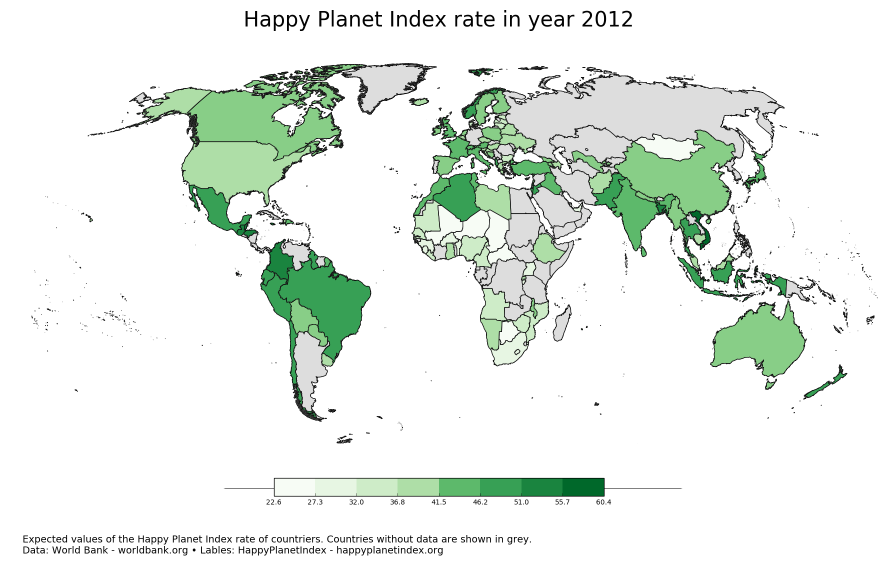
#> input picture globe_plots/Happy Planet Index_2012.png, 1777 x 1131 px (shown at 1/2 size)
$ jupyter execute --allow-errors Project-Notebook_old.ipynb   (shell and % lines are left out)   (older library calls are emulated)
#> lines starting #> are read from the running program, lines starting #| are printed output that depends on the picture; after the words box and inside, x2 and y2 are one past the last pixel; in counts of white or black regions, pixels touching at a corner belong together
# Machine Learning in the Real World

##                1.Data preparation and cleaning

## Import Python Libraries

[cell 1]

import pandas as pd
import numpy as np
import seaborn as sns
import sklearn
from sklearn.utils import shuffle
import matplotlib.pyplot as plt
import matplotlib.cm
import pathlib
import csv
import math
import matplotlib.pyplot as plt
from mpl_toolkits.mplot3d import Axes3D


# for map graphical view:
import matplotlib.cm
import matplotlib as mpl
from geonamescache import GeonamesCache
from matplotlib.patches import Polygon
from matplotlib.collections import PatchCollection
from mpl_toolkits.basemap import Basemap


# for images comparison:
import cv2
import matplotlib
import matplotlib.pyplot as plt
from PIL import Image

# model for feature selection:
from sklearn import datasets, linear_model, decomposition
from sklearn.linear_model import ElasticNetCV
from sklearn.pipeline import Pipeline

## Defining Data Paths And Variables

[cell 2]
# Data paths
path_train = 'working_data/train_data.csv'
path_test = 'working_data/test_data.csv'
path_complete_data = 'merged_data_ready/merged_data.csv'
paths = []
paths.append('raw_data\DB_Data\Jobs.csv')
paths.append('raw_data\DB_Data\Global_Financial_Development_Data_2.csv')
paths_fixed = []
paths_fixed.append('raw_data\DB_Data\Job_fixed.csv')
paths_fixed.append('raw_data\DB_Data\Global_Financial_Development_Data_2_fixed.csv')
input_labels = 'raw_data\Labels\Happy_Planet_Index_Data'

# Paths for the graphical map visualization use
countries_codes = 'raw_data/DB_Data/WDI_Country.csv'
shapefile = 'map_files/ne_10m_admin_0_countries'
template_image = 'map_files/imgfile.png'
globe_plots = 'globe_plots/'
uncorrolated_plots = 'uncorrolated_images/'

# Years with labels
rellevant_years_for_labels = ['1990', '1991', '1992', '1993', '1994', '1995', '1996', '1997', '1998', '1999',\
                              '2000', '2001', '2002', '2003', '2004', '2005', '2006', '2009', '2012', '2016']
rellevant_years = [year + '.00' for year in rellevant_years_for_labels]

## Obtaining the Data-Set

[cell 3]
# Merge the data with the labels
def mergeDataWithLabels(working_frame, labels):
    result = pd.merge(working_frame, labels, how='inner', on=['country', 'year'])
    result.to_csv(path_complete_data)

# Cleaning the CSV Files Out From Commas
# [6 lines left out: function cleanCommasFromCSV, not called in this run]

# Obtain The Labeled Data
def getDataFrameForLabelCSV(path, year):
    df = pd.read_csv(path, skiprows=0, usecols=[1, 8])
    df.loc[:, 'year'] = pd.Series(float(rellevant_years[rellevant_years_for_labels.index(year)]), index=df.index)
    cols = df.columns.tolist()
    cols = cols[-1:] + cols[:-1]
    df = df[cols]
    df.drop(df.index[[0]])
    return df

# Take Data From DataSets
# [30 lines left out: function extractDataFromCSV, not called in this run]

# The Main Data Extract Function
def obtainDataFromLocalDBs():
    # extract the labels dataframe from the csv files
    lis = []
    for year in rellevant_years_for_labels:
        path = input_labels + '_' + year + '.csv'
        path = pathlib.Path(path)
        df = getDataFrameForLabelCSV(path, year)
        lis.append(df)
    labels_df = pd.concat(lis)

    # extract all the data dataframe from the csv files
    for i in range(len(paths)):
        cleanCommasFromCSV(paths[i], paths_fixed[i])
    df = extractDataFromCSV(paths_fixed, path_complete_data)

    # merge (by inner join) the data with the labels
    mergeDataWithLabels(df, labels_df)

# Run to Extract Data (invokes all the other functions above)
#> (the rest of this cell did not finish here and is left out)

## Graphical representation on globus map

### For viewing map graphics, you should install 2 libraries:

#### 1. Install Basemap:
        · To install this package with conda run, type:
          conda install -c conda-forge basemap=1.0.8.dev0
        · download package and install from: http://matplotlib.org/basemap/
#### 2. Install GeonamesCache:
        · To install this package with conda run, type:
          conda install -c mbonix geonamescache=0.20
        · download package and install from: https://pypi.python.org/pypi/geonamescache
          look for version 0.20

[cell 4]
# [86 lines left out: function plotDataOnMap, not called in this run]

## Images comparison method

### For images map comparison, you should install opencv library
        · To install this package with conda run, type:
          conda install -c conda-forge basemap=1.0.8.dev0
        · download package and install from: http://matplotlib.org/basemap/

[cell 5]
def plotUncorrolatedCountries(im1, im2, output):
#> called with im1 = 'globe_plots/Happy Planet Index_2012.png', output = 'uncorrolated_images/Daily_newspapers.png'
    img1 = cv2.imread(im1, 1)
#> img1 is the input picture: shape (1131, 1777, 3); mean B, G, R 231.8, 238.2, 231.2
    img2 = cv2.imread(im2, 1)
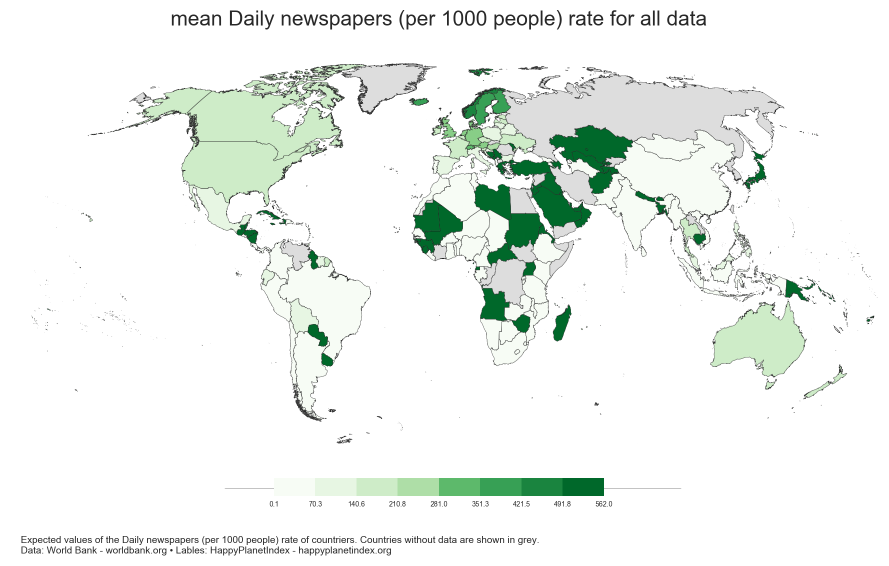
#> input picture globe_plots/Daily newspapers (per 1000 people)_mean.png, 1777 x 1131 px (shown at 1/2 size)
#> img2 is the input picture: shape (1131, 1777, 3); mean B, G, R 239.2, 243, 238.5
    null_img = cv2.imread(template_image, 1)
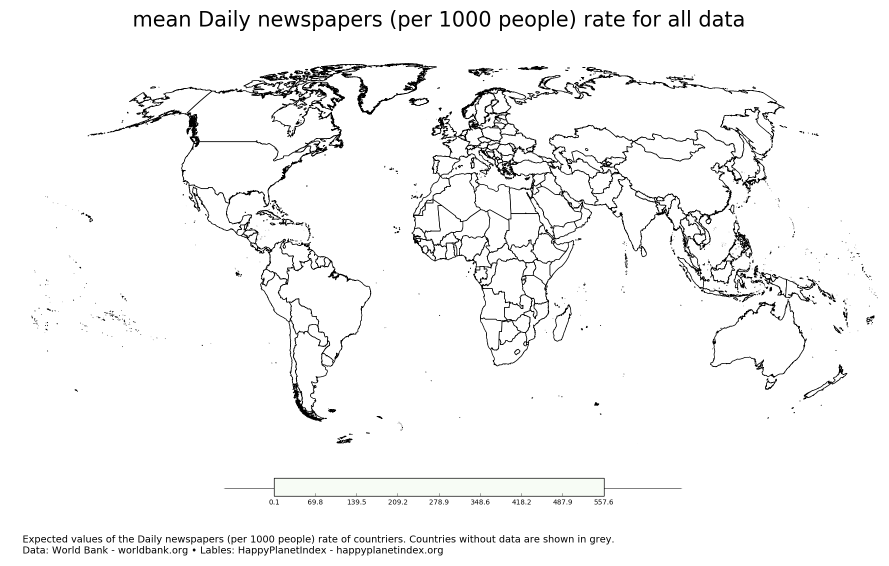
#> input picture map_files/imgfile.png, 1777 x 1131 px (shown at 1/2 size)
#> null_img is the input picture: shape (1131, 1777, 3); mean B, G, R 244.2, 244.2, 244.2

    img1 = cv2.cvtColor( img1, cv2.COLOR_BGR2GRAY  )
#> img1: shape (1131, 1777)
    img2 = cv2.cvtColor( img2, cv2.COLOR_BGR2GRAY  )
#> img2: shape (1131, 1777)
    null_img = cv2.cvtColor( null_img, cv2.COLOR_BGR2GRAY  )
#> null_img: shape (1131, 1777)

    height1, width1 = img1.shape
#> height1 = 1131; width1 = 1777
    height2, width2 = img2.shape
#> height2 = 1131; width2 = 1777
    height3, width3 = null_img.shape
#> height3 = 1131; width3 = 1777

    min_h = min(height1, height2, height3)
#> min_h = 1131
    min_w = min(width1, width2, width3)
#> min_w = 1777

    img1 = img1[:min_h, :min_w]
    img2 = img2[:min_h, :min_w]
    null_img = null_img[:min_h, :min_w]

    crop_img = cv2.subtract(img1, img2)[65:900, :]

    null_img = null_img[65:900, :]
#> null_img: shape (835, 1777)
    thresh = (255-crop_img)

    cv2.addWeighted(thresh, 0.5, null_img, 0.5, 0, thresh)
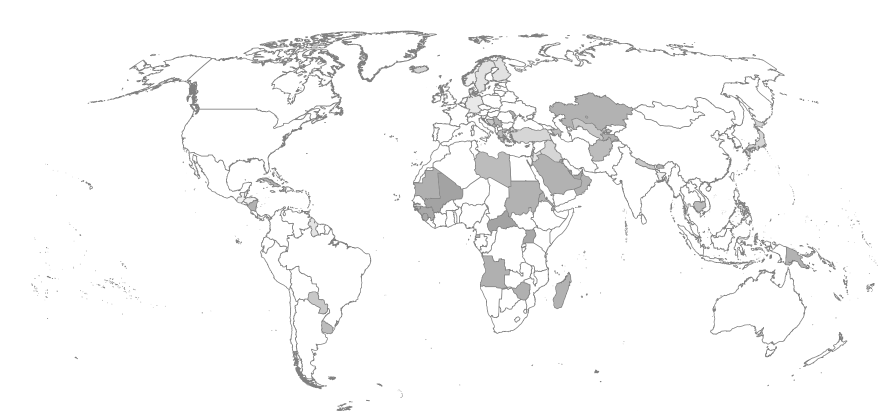
#> thresh: shape (835, 1777) (shown at 1/2 size); min 127, max 255, mean 247.6
    (threshold, thresh) = cv2.threshold(thresh, 128, 255, cv2.THRESH_BINARY | cv2.THRESH_OTSU)
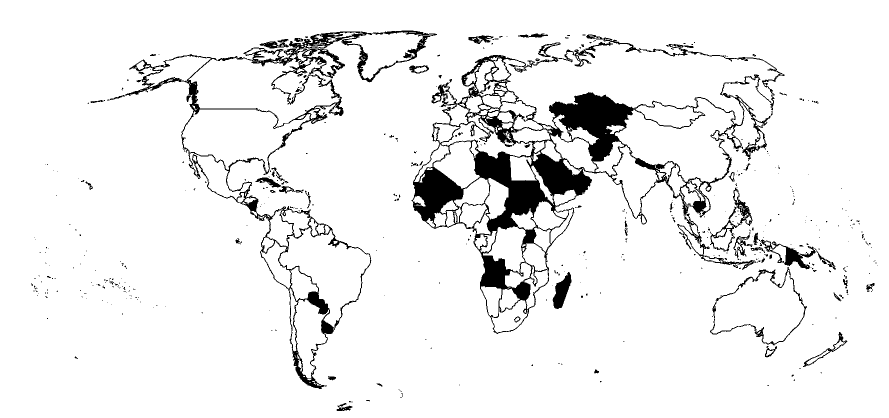
#> thresh: shape (835, 1777) (shown at 1/2 size); 93.1% white; 475 black regions (398 under 20 px), largest, box (x1, y1, x2, y2) and area: (823, 79, 1569, 668) 62990, (220, 61, 874, 778) 23100, (1420, 534, 1614, 691) 1764
#> threshold = 204
    flag = cv2.imwrite(output, thresh)
    plt.axis('off')
    plt.imshow(thresh, cmap = 'gray', interpolation = 'bicubic'),plt.show()

## Reading the Working Dataset

#> (a cell that did not finish here is left out)

## Nations tuples count- maybe we will remove some countries before running model

#> (a cell that did not finish here is left out)

## Years tuples histogram- maybe we will remove some years before running model

#> (a cell that did not finish here is left out)

### Histogram of Happy Planet Index values

#> (a cell that did not finish here is left out)

## Find Most Corrolated features

[cell 10]
THRESHOLD = 0.4
#> (the rest of this cell did not finish here and is left out)

## Plot Corrolation matrix- taken 2 positive and 2 negative corrolated features

[cell 11]
corr_features = ['Daily newspapers (per 1000 people)', 'Firms with a bank loan or line of credit (%)',\
                         'Prevalence of HIV total (% of population ages 15-49)',\
                 'Firms identifying access to finance as a major constraint (%)', 'Happy Planet Index']
#> (the rest of this cell did not finish here and is left out)

# Plotting Data on world map

[cell 12]
# initialize list containing images' paths for concatination
countries_corrs = []

## Plotting the Happy Planet Index over the globe

#> (a cell that did not finish here is left out)

## Plotting the Daily newspapers (per 1000 people) over the globe

#> (a cell that did not finish here is left out)

### Which Countries doesn't corrolate in Daily newspapers feature and target

[cell 15]
feature_image = globe_plots + 'Happy Planet Index_2012.png'
target_image = globe_plots + 'Daily newspapers (per 1000 people)_mean.png'
output_image = uncorrolated_plots + 'Daily_newspapers.png'
countries_corrs.append(output_image)
plotUncorrolatedCountries(feature_image, target_image, output_image)

## Plotting the Firms with a bank loan or line of credit over the globe

#> (a cell that did not finish here is left out)

### Which Countries doesn't corrolate in Firms with a bank loan feature and target

[cell 17]
feature_image = globe_plots + 'Happy Planet Index_mean.png'
target_image = globe_plots + 'Firms with a bank loan or line of credit (%)_mean.png'
output_image = uncorrolated_plots + 'Bank_loan.png'
countries_corrs.append(output_image)
plotUncorrolatedCountries(feature_image, target_image, output_image)
#> call 2 of plotUncorrolatedCountries, with im1 = 'globe_plots/Happy Planet Index_mean.png', output = 'uncorrolated_images/Bank_loan.png'
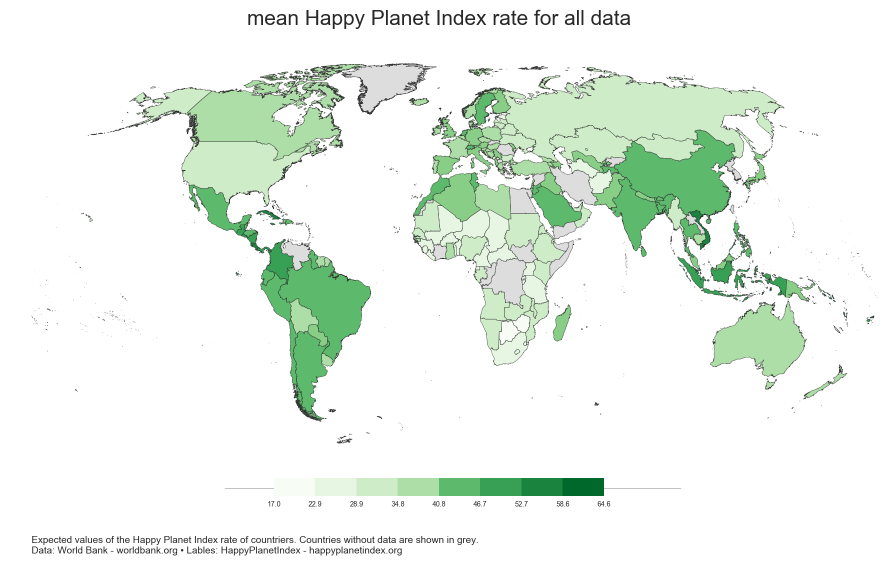
#> input picture globe_plots/Happy Planet Index_mean.png, 1777 x 1131 px (shown at 1/2 size)
#> in plotUncorrolatedCountries, img1 is the input picture: shape (1131, 1777, 3); mean B, G, R 235.3, 243.2, 235.1
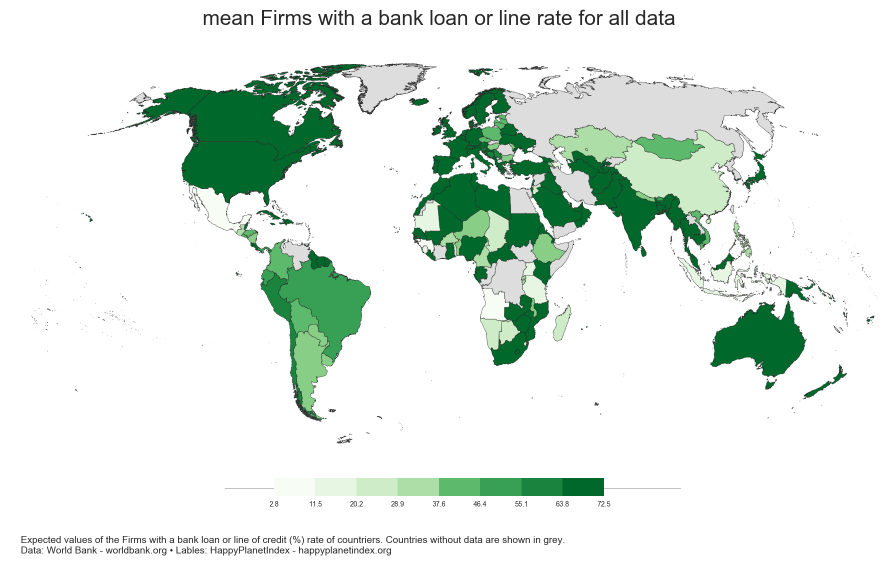
#> input picture globe_plots/Firms with a bank loan or line of credit (%)_mean.png, 1777 x 1131 px (shown at 1/2 size)
#> in plotUncorrolatedCountries, img2 is the input picture: shape (1131, 1777, 3); mean B, G, R 227.9, 235.2, 224.7
#> in plotUncorrolatedCountries (call 2), `img1 = cv2.cvtColor( img1, cv2.COLOR_BGR2GRAY  )`:
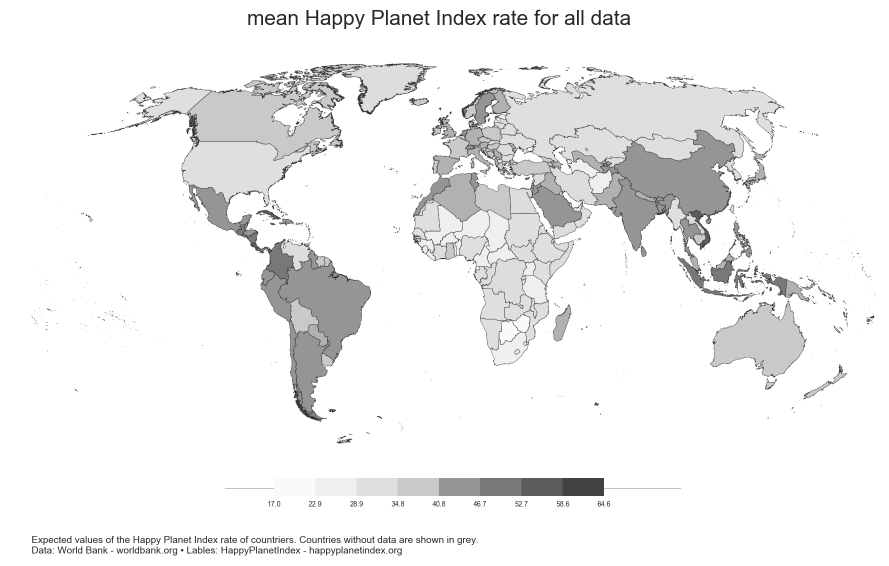
#> img1: shape (1131, 1777) (shown at 1/2 size); min 0, max 255, mean 239.9
#> in plotUncorrolatedCountries (call 2), `img2 = cv2.cvtColor( img2, cv2.COLOR_BGR2GRAY  )`:
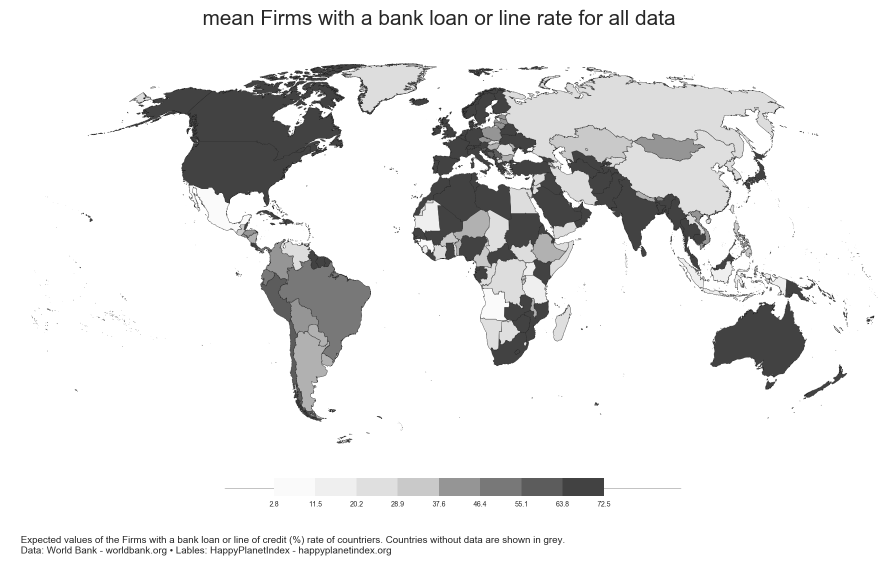
#> img2: shape (1131, 1777) (shown at 1/2 size); min 0, max 255, mean 231.2
#> in plotUncorrolatedCountries (call 2), `crop_img = cv2.subtract(img1, img2)[65:900, :]`:
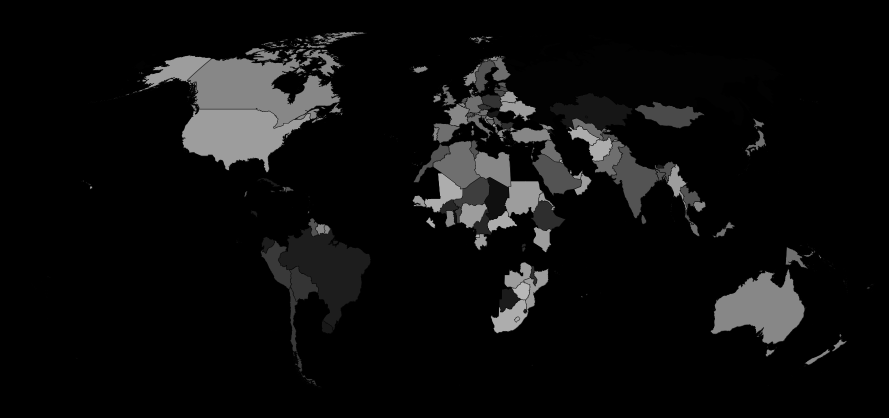
#> crop_img: shape (835, 1777) (shown at 1/2 size); min 0, max 184, mean 13.4
#> in plotUncorrolatedCountries (call 2), `(threshold, thresh) = cv2.threshold(thresh, 128, 255, cv2.THRESH_BINAR..`:
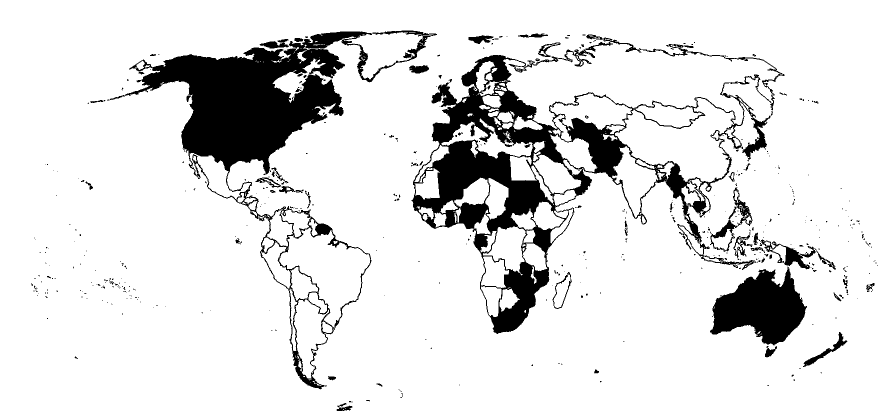
#> thresh: shape (835, 1777) (shown at 1/2 size); 87.9% white; 483 black regions (403 under 20 px), largest, box (x1, y1, x2, y2) and area: (823, 79, 1569, 668) 76131, (220, 61, 874, 779) 69917, (1420, 533, 1614, 691) 17910
#> in plotUncorrolatedCountries (call 2), `(threshold, thresh) = cv2.threshold(thresh, 128, 255, cv2.THRESH_BINAR..`: threshold = 208

## Plotting the Firms identifying access to finance as a major constraint over the globe

#> (a cell that did not finish here is left out)

### Which Countries doesn't corrolate inFirms with a bank loan feature and target

[cell 19]
feature_image = globe_plots + 'Happy Planet Index_mean.png'
target_image = globe_plots + 'Firms identifying access to finance as a major constraint (%)_mean.png'
output_image = uncorrolated_plots + 'Firms_identifying_access.png'
countries_corrs.append(output_image)
#> (the rest of this cell did not finish here and is left out)
